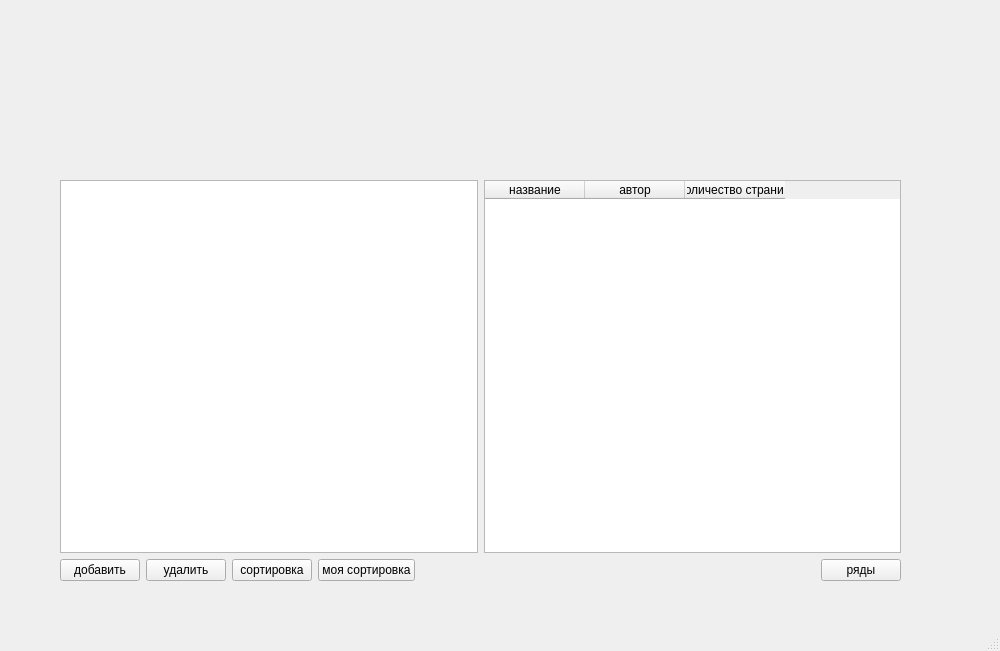
<?xml version="1.0" encoding="UTF-8"?>
<ui version="4.0">
 <class>MainWindow</class>
 <widget class="QMainWindow" name="MainWindow">
  <property name="geometry">
   <rect>
    <x>0</x>
    <y>0</y>
    <width>1000</width>
    <height>651</height>
   </rect>
  </property>
  <property name="windowTitle">
   <string>MainWindow</string>
  </property>
  <widget class="QWidget" name="centralwidget">
   <widget class="QLabel" name="label_2">
    <property name="geometry">
     <rect>
      <x>310</x>
      <y>50</y>
      <width>281</width>
      <height>101</height>
     </rect>
    </property>
    <property name="text">
     <string/>
    </property>
   </widget>
   <widget class="QWidget" name="">
    <property name="geometry">
     <rect>
      <x>60</x>
      <y>180</y>
      <width>841</width>
      <height>401</height>
     </rect>
    </property>
    <layout class="QVBoxLayout" name="verticalLayout">
     <item>
      <layout class="QHBoxLayout" name="horizontalLayout_2">
       <item>
        <widget class="QListWidget" name="listWidget"/>
       </item>
       <item>
        <widget class="QTableWidget" name="tableWidget">
         <column>
          <property name="text">
           <string>название</string>
          </property>
         </column>
         <column>
          <property name="text">
           <string>автор</string>
          </property>
         </column>
         <column>
          <property name="text">
           <string>количество страниц</string>
          </property>
         </column>
        </widget>
       </item>
      </layout>
     </item>
     <item>
      <layout class="QHBoxLayout" name="horizontalLayout">
       <item>
        <widget class="QPushButton" name="pushButton">
         <property name="text">
          <string>добавить</string>
         </property>
        </widget>
       </item>
       <item>
        <widget class="QPushButton" name="pushButton_2">
         <property name="text">
          <string>удалить</string>
         </property>
        </widget>
       </item>
       <item>
        <widget class="QPushButton" name="pushButton_4">
         <property name="text">
          <string>сортировка</string>
         </property>
        </widget>
       </item>
       <item>
        <widget class="QPushButton" name="pushButton_5">
         <property name="text">
          <string>моя сортировка</string>
         </property>
        </widget>
       </item>
       <item>
        <widget class="QLabel" name="label">
         <property name="text">
          <string/>
         </property>
        </widget>
       </item>
       <item>
        <spacer name="horizontalSpacer">
         <property name="orientation">
          <enum>Qt::Horizontal</enum>
         </property>
         <property name="sizeHint" stdset="0">
          <size>
           <width>40</width>
           <height>20</height>
          </size>
         </property>
        </spacer>
       </item>
       <item>
        <widget class="QPushButton" name="pushButton_3">
         <property name="text">
          <string>ряды</string>
         </property>
        </widget>
       </item>
      </layout>
     </item>
    </layout>
   </widget>
  </widget>
  <widget class="QMenuBar" name="menubar">
   <property name="geometry">
    <rect>
     <x>0</x>
     <y>0</y>
     <width>1000</width>
     <height>26</height>
    </rect>
   </property>
  </widget>
  <widget class="QStatusBar" name="statusbar"/>
 </widget>
 <resources/>
 <connections/>
</ui>
